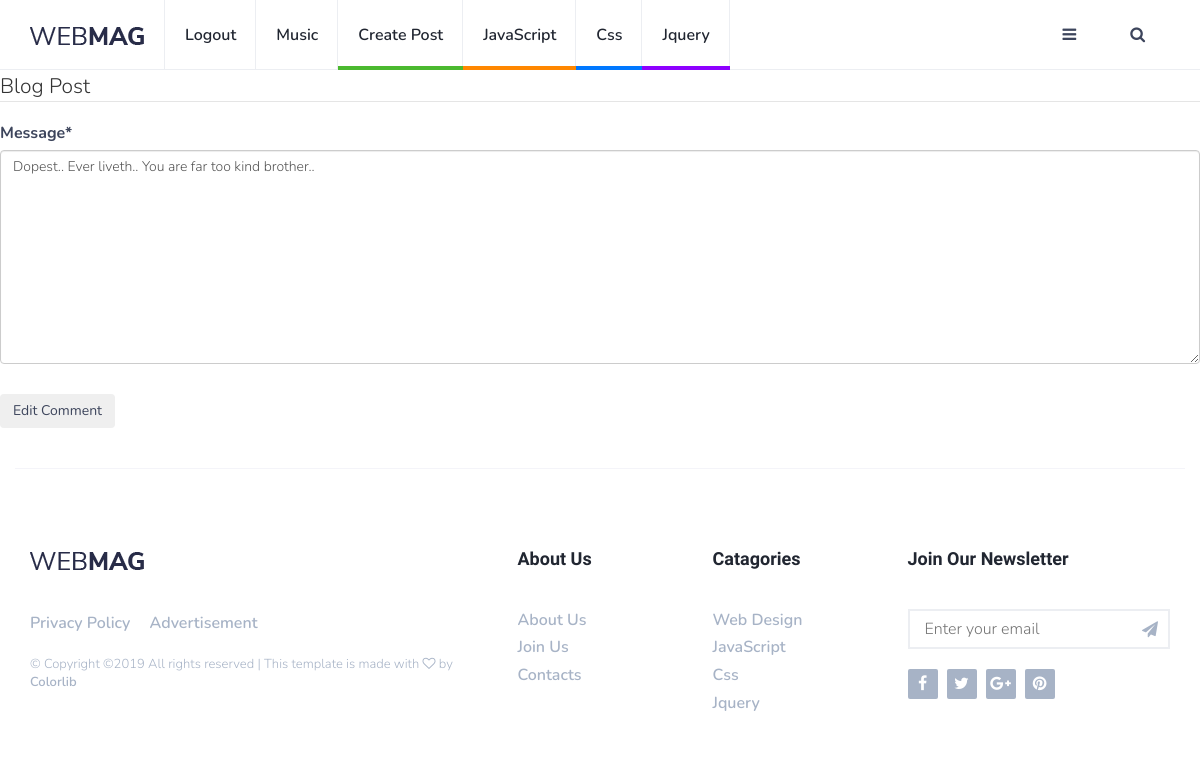
/post/edit_commentreply/19 (signed in), run on an earlier commit of the app's database.
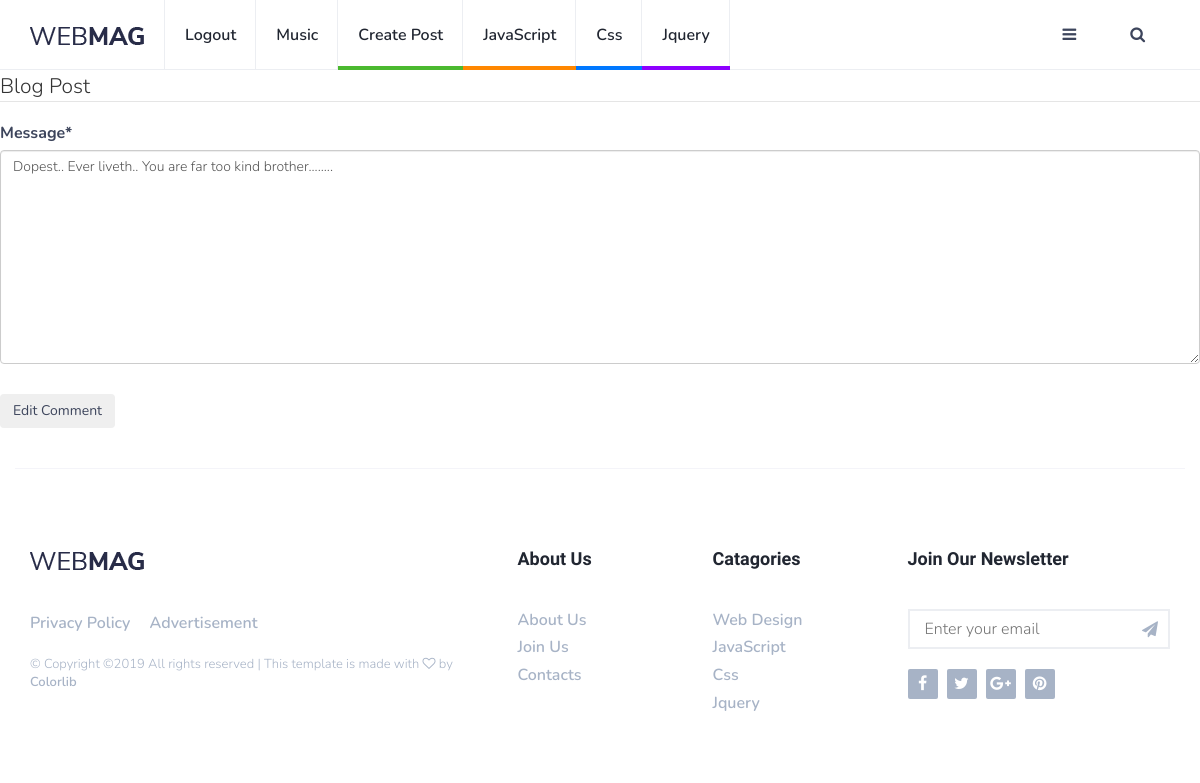
And on a later commit of the database.
### blog/models.py (models this page shows, shortened)
class CommentReply(models.Model):
    whichcomment = models.ForeignKey(Comment, on_delete=models.CASCADE)
    user = models.ForeignKey(User, on_delete=models.CASCADE)
    message = models.TextField(max_length=500)
    blog = models.ForeignKey(Post, on_delete=models.CASCADE)
    usrimg = models.ForeignKey(UserImage, on_delete=models.CASCADE, null=True, blank=True)
    date_posted = models.DateTimeField(default=timezone.now)
    approved = models.BooleanField(default=True)

### blog/views.py (the view, shortened to what this page needs)
# urls.py: path('edit_commentreply/<int:pk>', views.CommentReplyUpdateView.as_view(), name='commentreplyedit'),
class CommentReplyUpdateView(LoginRequiredMixin, UserPassesTestMixin, UpdateView):
    model = CommentReply
    fields = ['message']
    template_name = 'blog/comment_update.html'
    def test_func(self):
        post = self.get_object()
        if self.request.user == post.user:
            return True
        return False

### blog/templates/blog/comment_update.html (shortened to what this page needs)
{% extends "blog/base.html" %}
{% load static %}
{% block content %}
{% load crispy_forms_tags %}
    <div class="content-section">
        <form method="POST">
            <fieldset class="form-group">
                <legend class="border-bottom mb-4">Blog Post</legend>
                {{ form|crispy }}
            </fieldset>
            <div class="form-group">
                <button class="btn btn-outline-info" type="submit">Edit Comment</button>
            </div>
        </form>
    </div>
{% endblock content %}

What changed in the data, as far as the page shows it:
changed CommentReply: message "Dopest.. Ever liveth.. You are far too kind brother.." → "Dopest.. Ever liveth.. You are far too kind brother........"
